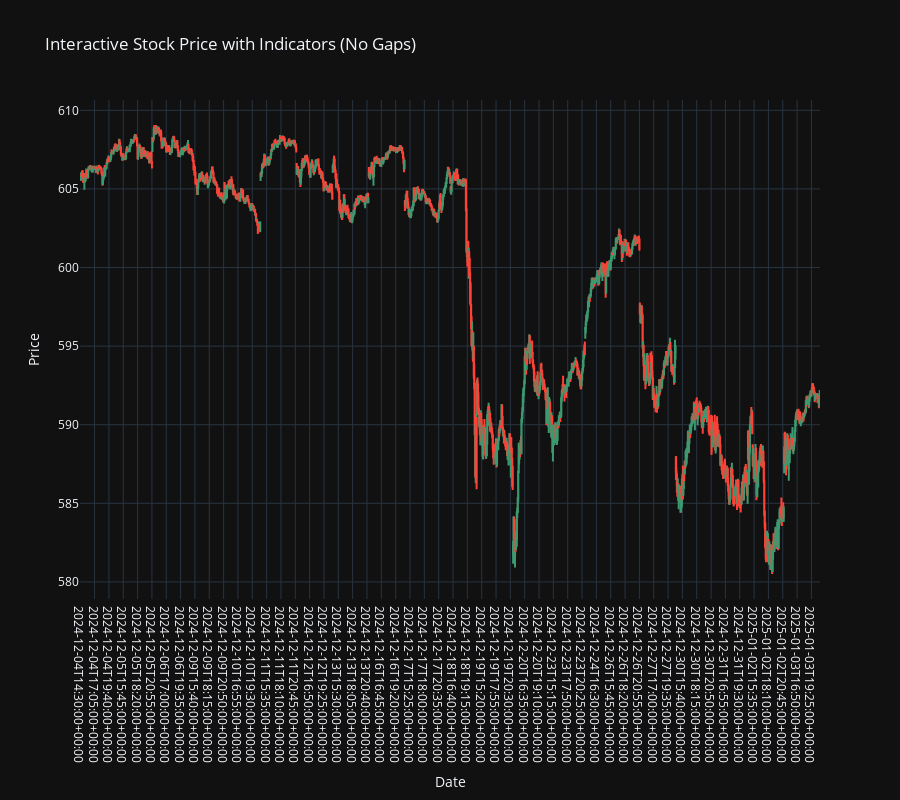

The notebook cell saved with this chart:
### Code cell
# Load the data
data = pd.read_csv("data.csv", parse_dates=["Date"], index_col="Date")

if data is not None:
    plot_interactive_with_gaps_skipped(data)  # Plot only RTH data
else:
    print("Failed to fetch and process data for plotting.")

### Figure 1 — Plotly figure (JSON) as saved in the notebook; plotly's stock layout.template omitted (floating-point values rounded to 4 significant figures; data arrays with more than 128 entries replaced by an {"elided": "..."} marker saying what was removed)
{"data": [{"close": {"elided": "1600 float values"}, "high": {"elided": "1600 float values"}, "low": {"elided": "1600 float values"}, "name": "Candlesticks", "open": {"elided": "1600 float values"}, "type": "candlestick", "x": {"elided": "1600 str values"}}], "layout": {"height": 800, "hovermode": "x unified", "title": {"text": "Interactive Stock Price with Indicators (No Gaps)"}, "xaxis": {"rangeslider": {"visible": false}, "title": {"text": "Date"}, "type": "category"}, "yaxis": {"title": {"text": "Price"}}}}
